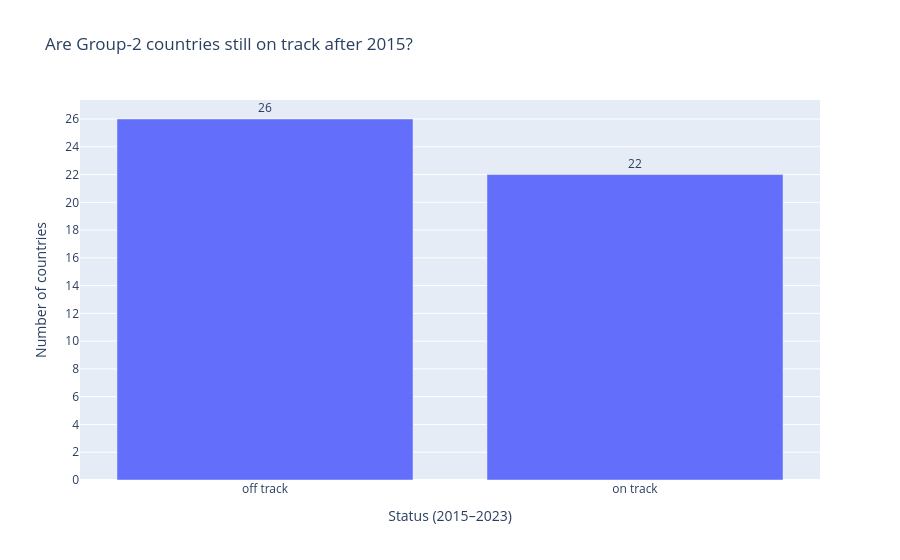

The notebook cell saved with this chart:
### Markdown cell above
Visualisierung der Länder die in der Gruppe 2 sind

### Code cell
# Zählung
status_counts = track["status_2015_2023"].value_counts().reset_index()
status_counts.columns = ["status", "count"]

# Balkendiagramm
fig = px.bar(
    status_counts,
    x="status",
    y="count",
    text="count",
    labels={
        "status": "Status (2015–2023)",
        "count": "Number of countries"
    },
    title="Are Group-2 countries still on track after 2015?"
)

fig.update_traces(textposition="outside")
fig.update_layout(yaxis=dict(dtick=2))

fig.show()

### Figure 1 — Plotly figure (JSON) as saved in the notebook; plotly's stock layout.template omitted (floating-point values rounded to 4 significant figures)
{"data": [{"hovertemplate": "Status (2015–2023)=%{x}<br>Number of countries=%{text}<extra></extra>", "legendgroup": "", "marker": {"color": "#636efa", "pattern": {"shape": ""}}, "name": "", "orientation": "v", "showlegend": false, "text": [26.0, 22.0], "textposition": "outside", "x": ["off track", "on track"], "xaxis": "x", "y": [26, 22], "yaxis": "y", "type": "bar"}], "layout": {"xaxis": {"anchor": "y", "domain": [0.0, 1.0], "title": {"text": "Status (2015–2023)"}}, "yaxis": {"anchor": "x", "domain": [0.0, 1.0], "title": {"text": "Number of countries"}, "dtick": 2}, "legend": {"tracegroupgap": 0}, "title": {"text": "Are Group-2 countries still on track after 2015?"}, "barmode": "relative"}}
